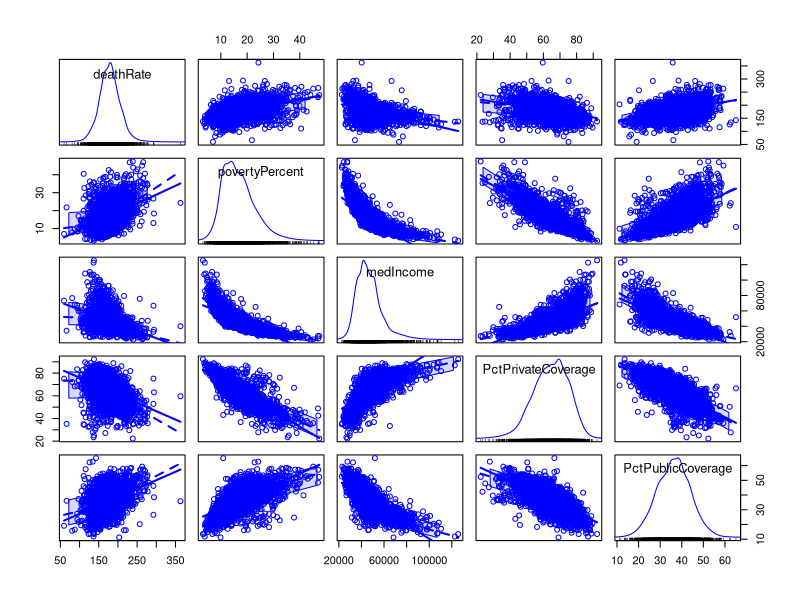
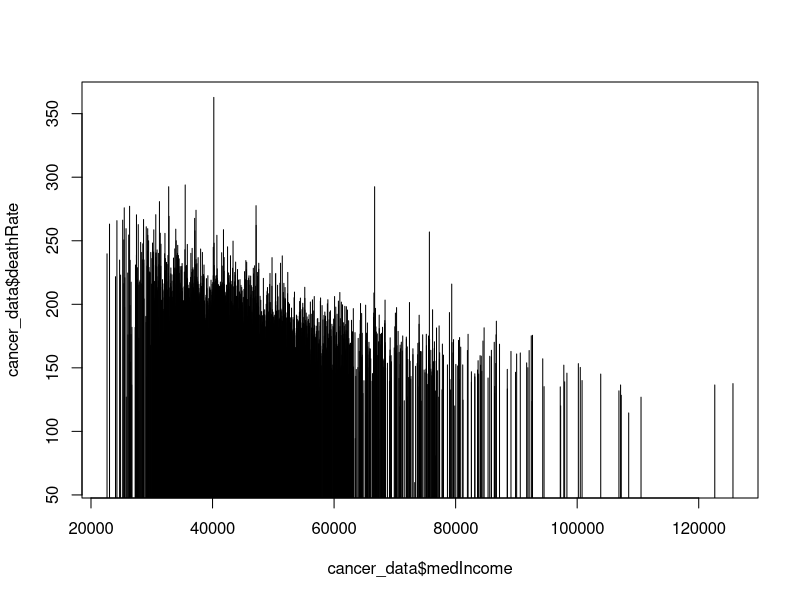
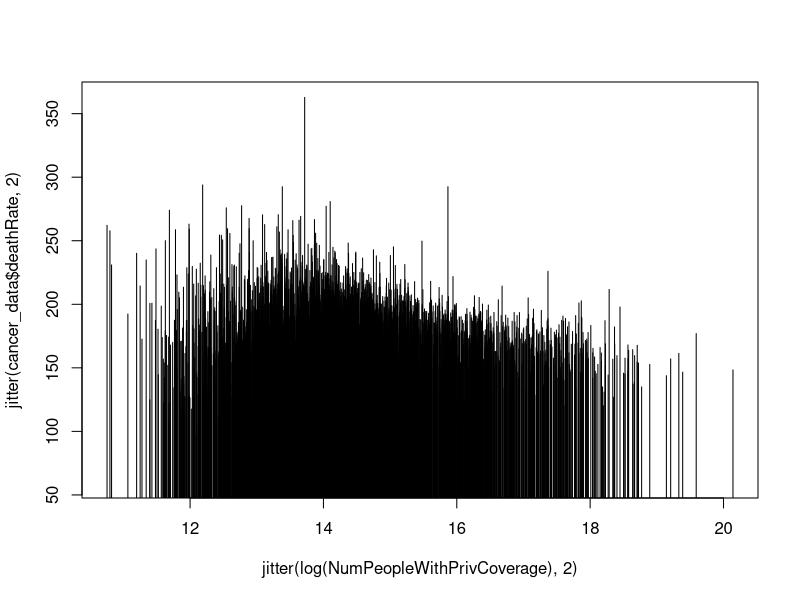
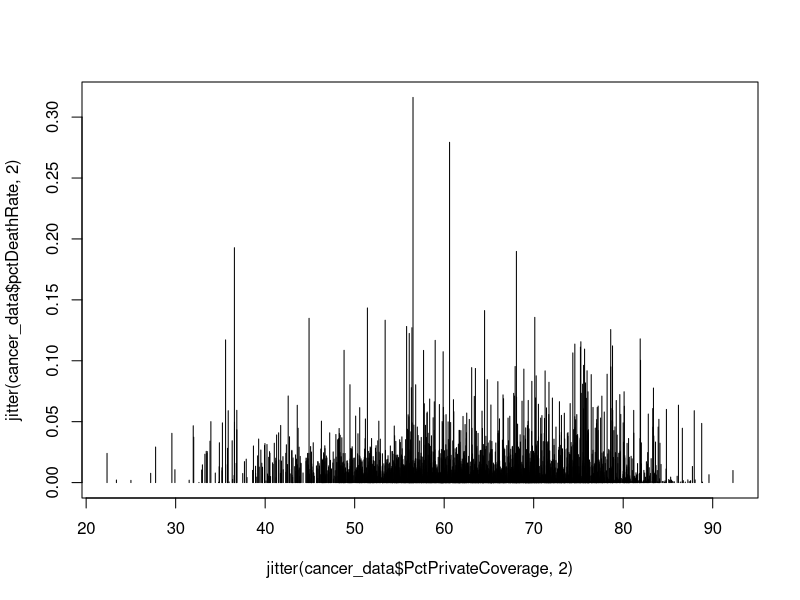

Source code (R) for these figures, in order:
## ---- chunk 1
knitr::opts_chunk$set(echo = TRUE)
## ---- chunk 2
library(car)
## ---- chunk 3
cancer_data = read.csv("cancer.csv")
## ---- chunk 4
(list_of_varibles = objects(cancer_data))
## ---- chunk 5
str(cancer_data)
## ---- chunk 6
scatterplotMatrix(~ deathRate + povertyPercent + medIncome + PctPrivateCoverage + PctPublicCoverage, data = cancer_data)
## ---- chunk 7
#correlation of deathRate to important variables
cor(cancer_data$deathRate, cancer_data$povertyPercent)
cor(cancer_data$deathRate, cancer_data$medIncome)
cor(cancer_data$deathRate, cancer_data$PctPrivateCoverage)
cor(cancer_data$deathRate, cancer_data$PctPublicCoverage)
## ---- chunk 8
plot (~ cancer_data$medIncome + cancer_data$deathRate, type = "h")
## ---- chunk 9
NumPeopleWithPrivCoverage = cancer_data$PctPrivateCoverage * cancer_data$popEst2015
cor(cancer_data$deathRate, NumPeopleWithPrivCoverage)
## ---- chunk 10
plot(~ jitter(log(NumPeopleWithPrivCoverage),2) + jitter(cancer_data$deathRate,2), type = "h")
## ---- chunk 11
NumPeopleWithPublicCoverage = cancer_data$PctPublicCoverage * cancer_data$popEst2015
cor(cancer_data$deathRate, NumPeopleWithPublicCoverage)
## ---- chunk 12
head(cancer_data$PctPublicCoverage + cancer_data$PctPrivateCoverage, 25)
min(cancer_data$PctPublicCoverage + cancer_data$PctPrivateCoverage)
max(cancer_data$PctPublicCoverage + cancer_data$PctPrivateCoverage)
## ---- chunk 13
head(cancer_data$PctAsian + cancer_data$PctBlack + cancer_data$PctWhite + cancer_data$PctOtherRace, 25)
min(cancer_data$PctAsian + cancer_data$PctBlack + cancer_data$PctWhite + cancer_data$PctOtherRace)
max(cancer_data$PctAsian + cancer_data$PctBlack + cancer_data$PctWhite + cancer_data$PctOtherRace)
## ---- chunk 14
#added new column into cancer_data
cancer_data$pctDeathRate = cancer_data$deathRate/cancer_data$popEst2015
## ---- chunk 15
plot (~ jitter(cancer_data$PctPrivateCoverage,2) + jitter(cancer_data$pctDeathRate,2), type = "h")
## ---- chunk 16
cor(cancer_data$pctDeathRate, cancer_data$PctPrivateCoverage)
## ---- chunk 17
cor(cancer_data$pctDeathRate, cancer_data$PctPublicCoverage)
## ---- chunk 18
cor(cancer_data$pctDeathRate, cancer_data$medIncome)
## ---- chunk 19
cor(cancer_data$pctDeathRate, cancer_data$povertyPercent)
